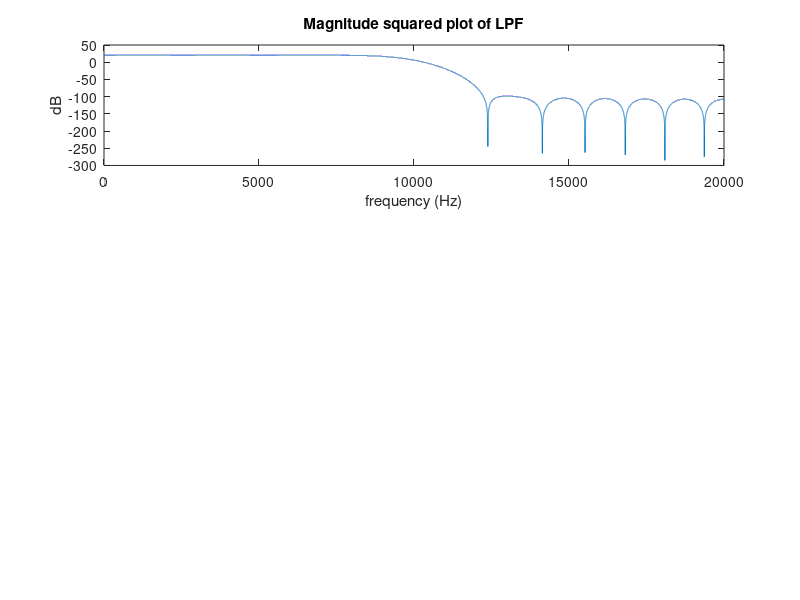

Write the MATLAB code that produced this figure. (Note: this script raises an error after producing the figure.)
% ECE 251 assignment 1: Due noon, Monday Oct 7, 2019
% Given: 
%   - The noise is complex Gaussian white noise with zero mean and
%       variance sigma^2
%   - The filter has a 3dB bandwidth of 10kHz and an attenuation of 50dB
%       at 12kHz. The DC gain is 20dB.

close all;
clear all;
clc

%% 1. Determine the variance of the noise to correspond to thermal reciever
% noise assuming temperature T = 300K and a noise figure NF = 5dB.
Tk = 300; %Kelvin
k = 1.381E-23; %Joules/Kelvin
var = Tk*k/4; %Joules (see explanation of part 1 for formula rationale)
fprintf('1) variance of noise: ');
fprintf(num2str(var));
fprintf(' Joules\n')

%% 2. Design LPF and plot its mag-squared frequency response (use fir1)
%KNOBS
fs = 40000; % sampling frequency
cutoff = 10000;
order = 30;
N = 5; % number of seconds
DC_gain_scalar = 2.73; % tuned to give passband gain of ~20dB

Ts = 1/fs;
t = 0:Ts:N;

% filt = fir1(order, cutoff/fs/2); % LPF. 1 in 2nd arg corresponds to fs/2
filt = DC_gain_scalar.*fir1(order, 2*cutoff/fs);
F_mag = abs(fft(filt, round(length(t)/2))); %frequency domain filter magnitude
F_mag = (F_mag(1:round(length(F_mag)/2))); %just want the positive freqs 0 to pi
F_magsqDB = 20*log(F_mag); %calculate the magnitude squared values in DB
f = linspace(1,fs/2,length(F_magsqDB));

% Plot results
figure(1)
subplot(3,1,1)
plot(f,F_magsqDB)
title('Magnitude squared plot of LPF')
xlabel('frequency (Hz)')
ylabel('dB')

%% 3. Generate complex noise vector and pass it through the filter to get y
std = sqrt(var);
%default normal std dev = 1, so have to scale it.
r = randn(length(t),1)*std; %generate real white noise
im = randn(length(t),1)*std; %generate imaginary white noise
v = r + i.*im;

% compute PSD of unfiltered noise
P_v = PSD(v,t,50);
w_v = linspace(0,fs/2,length(P_v));

subplot(3,1,2)
plot(w_v,10*log(P_v))
title('Power Spectral Density of Unfiltered White Noise')
xlabel('frequency (Hz)')
ylabel('dB')
%compute y[n] using filter
y = filter(filt,1,v);
%% 4. Compute and plot the spectrum of the noise at the output of the 
% filter by averaging the magnitude squared Fourier transform of 50 blocks
% of the output data y[n]. The frequency resolution of the spectrum should
% be 10Hz or less.
%KNOBS
NF_dB = 5; %noise figure of reciever
num_chunks = 50; %number of PSD chunks to average

P = PSD(y,t,num_chunks);
P = P.*10^(NF_dB/20); %multiply in noise figure
w = linspace(0,fs/2,length(P));

subplot(3,1,3)
plot(w,10*log(P))
title('Power Spectral Density of Filtered White Noise')
xlabel('frequency (Hz)')
ylabel('dB')

%% 5. Compute the total noise power at the filter output





%%--------------------------Helper functions------------------------------
%PSD: calculates the power spectral density of a signal x using
%Wiener-Kinchin method
%args: x - input signal vector
%   t - corresponding time vector
%   N - number of chunks
%output: P - PSD vector
function [P] = PSD(x,t,N)
T0 = (t(end) - t(1))/N;
chunk_len = fix(length(x)/N);
sum = zeros(chunk_len/2,1);
for k = 0:N-1
    chunk = x(chunk_len*k+1:chunk_len*(k+1));
    Chunk = fft(chunk);
    Chunk = Chunk(1:fix(length(Chunk)/2));
    Chunk_magsq = abs(Chunk).^2;
    sum = sum + Chunk_magsq./T0;
end
P = sum/N;
end








